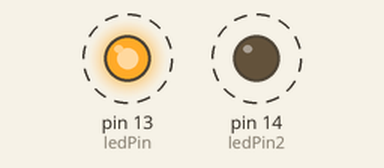
The sketch below on a simulated Arduino Uno, built with avr-gcc and run on an emulated ATmega328P. Shown: output pins drawn as LEDs (lit = HIGH). Dashed ring = blinking.

Above: at 0.2 s.
Timing chart, 0 to 3.0 s (numbered marks = the images above):
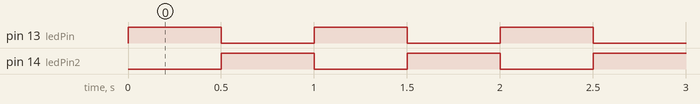

Measured:
- by itself, pin 13 (ledPin), pin 14 (ledPin2): alternates HIGH for 0.50 s and LOW for 0.50 s
- by itself, everything shown: repeats every 1.0 s, in 3 steps

The sketch:

ledBlink.ino
```cpp
int ledPin = 13;
int ledPin2 = 14;


void setup() {
  // put your setup code here, to run once:
  pinMode(ledPin, OUTPUT);
  pinMode(ledPin2, OUTPUT);
}

void loop() {
  // put your main code here, to run repeatedly:
  digitalWrite(ledPin, HIGH);
  delay(500);
  digitalWrite(ledPin,LOW);
  digitalWrite(ledPin2, HIGH);
  delay(500);
  digitalWrite(ledPin2, LOW);
}
```
